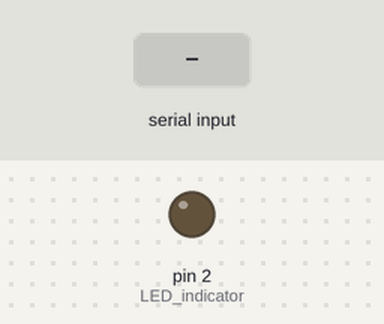
Bench run of a sketch on a simulated Arduino Uno, built with avr-gcc and run on an emulated ATmega328P. Shown: output pins drawn as LEDs (lit = HIGH). Inputs (shaded band) come from the test bench. What the sketch prints to the serial monitor is not drawn.

Above: at 1.2 s.
1.3 s: "90,45\n" received over Serial
At 2.9 s:
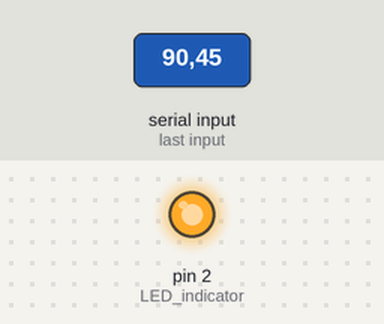
4.3 s: "30,150\n" received over Serial
At 7.05 s:
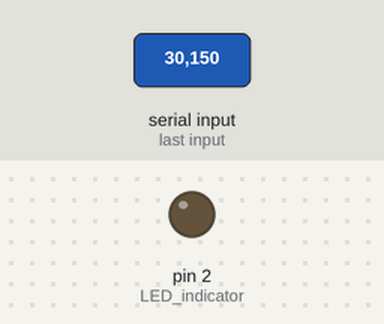
7.3 s: "5\n" received over Serial
At 8.2 s:
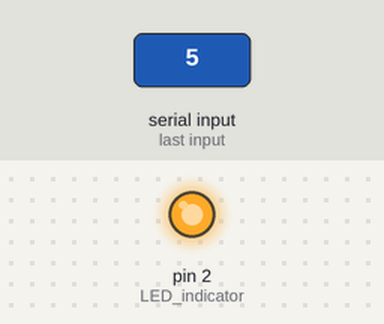
Timing chart, 0 to 10.7 s (numbered marks = the images above; inputs shaded):
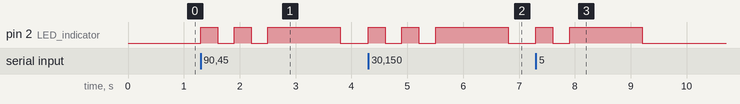

Measured:
- after the input at 1.3 s, pin 2 (LED_indicator): goes HIGH 0.30 s, LOW 0.30 s, HIGH 0.30 s, LOW 0.30 s, HIGH 1.3 s, then LOW, starting at once
- after the input at 4.3 s, pin 2 (LED_indicator): goes HIGH 0.30 s, LOW 0.30 s, HIGH 0.30 s, LOW 0.30 s, HIGH 1.3 s, then LOW, starting at once
- after the input at 7.3 s, pin 2 (LED_indicator): LOW → HIGH at once, → LOW 0.30 s later, → HIGH 0.30 s later, → LOW 1.3 s later

The sketch:

BlueTooth_test.ino
```cpp
#include <Wire.h>
#define LED_indicator 2

int p; //variable to store revieced data

void setup() {
  // put your setup code here, to run once:

  Serial.begin(9600);
  pinMode(LED_indicator, OUTPUT);
  digitalWrite(LED_indicator, LOW);
}

void loop() {
  // put your main code here, to run repeatedly:
  if (Serial.available() > 0) {
    digitalWrite(LED_indicator,HIGH);
    Serial.println("Data collected");
    p = Serial.parseInt();
    Serial.print(p);
    delay(300);
    digitalWrite(LED_indicator,LOW);
    delay(300);
    Serial.flush();
  }
}
```
